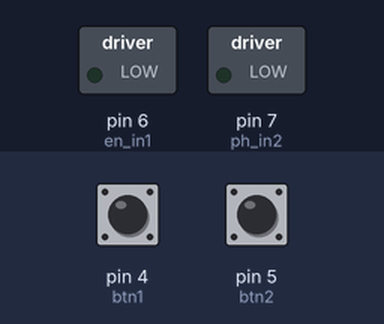
Simulated run of this sketch. Board: Arduino Uno, built with avr-gcc and run on an emulated ATmega328P. Shown: switched loads named in the sketch (green lamp = pin HIGH). Inputs (shaded band) come from the test bench; at power-on: pin 4 (btn1) HIGH, pin 5 (btn2) HIGH. Pins used as bus, display or sensor lines are not drawn.

Above: at 1.4 s.
1.5 s: pin 4 (btn1) pulled LOW for 0.15 s
At 2.2 s:
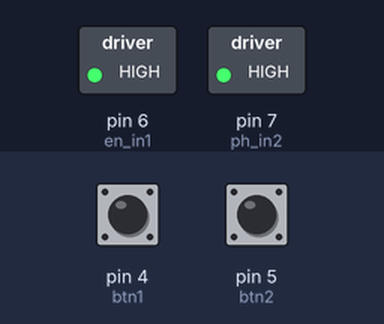
3.1 s: pin 5 (btn2) pulled LOW for 0.15 s
At 3.4 s:
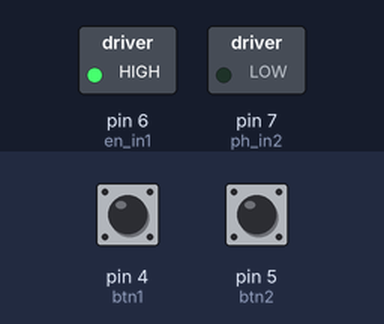
4.7 s: pin 4 (btn1) pulled LOW for 1 s
At 5.8 s:
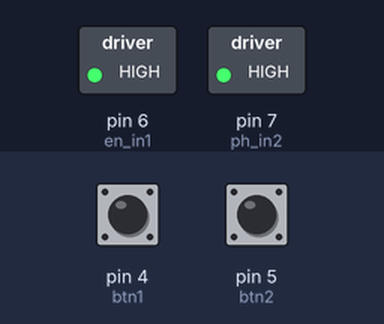
7.2 s: pin 5 (btn2) pulled LOW for 1 s
At 7.7 s:
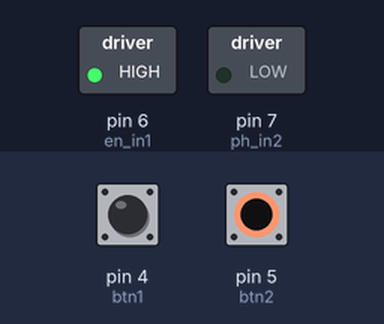
Timing chart, 0 to 10.2 s (numbered marks = the images above; inputs shaded):
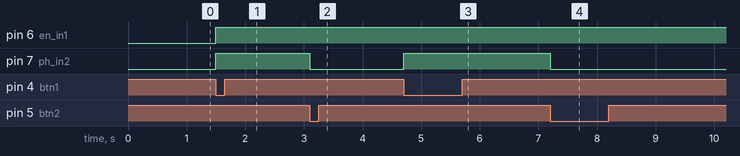

The sketch:

standing_desk.ino
```cpp
#define sleep_in 8
#define en_in1 6
#define ph_in2 7
#define isense A0
#define GPIO1 A1
#define GPIO2 A2
#define btn1 4
#define btn2 5
#define fault 12

void setup() {
  pinMode(btn1, INPUT_PULLUP);
  pinMode(btn2, INPUT_PULLUP);
  pinMode(en_in1, OUTPUT);
  pinMode(ph_in2, OUTPUT);
  pinMode(sleep_in, OUTPUT);
  attachInterrupt(digitalPinToInterrupt(fault), reportFault, CHANGE);
  resetMotor();
  Serial.begin(9600);
}

void loop() {
//    Serial.println(analogRead(GPIO2));
  while(buttonOne()) driveMotor(0);
  while(buttonTwo()) driveMotor(1);
}

void enableMotor(){
  digitalWrite(sleep_in, HIGH);
}
void disableMotor(){
  digitalWrite(sleep_in, LOW);
}
bool buttonOne(){
  return (digitalRead(btn1) == LOW);
}
bool buttonTwo(){
  return (digitalRead(btn2) == LOW);
}

void enableBrake(){
  digitalWrite(en_in1, LOW);
}

void driveMotor(int dir){
  if(dir == 0){
    digitalWrite(en_in1, HIGH);
    digitalWrite(ph_in2, HIGH);
  }
  else{
    digitalWrite(en_in1, HIGH);
    digitalWrite(ph_in2, LOW);
  }
}

void resetMotor(){
  disableMotor();
  delay(200);
  enableMotor();
}
void reportFault(){
  Serial.print("Fault status: ");
  Serial.println(digitalRead(fault));
}
```

Measured:
- after the input at 1.5 s, pin 6 (en_in1), pin 7 (ph_in2): LOW → HIGH at once
- after the input at 3.1 s, pin 7 (ph_in2): HIGH → LOW at once
- after the input at 4.7 s, pin 7 (ph_in2): LOW → HIGH at once
- after the input at 7.2 s, pin 7 (ph_in2): HIGH → LOW at once
